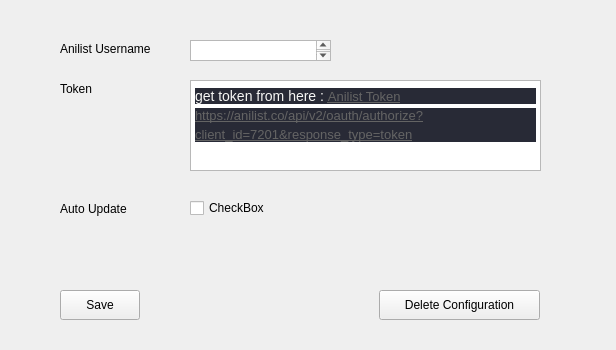
<?xml version="1.0" encoding="UTF-8"?>
<ui version="4.0">
 <class>Form</class>
 <widget class="QWidget" name="Form">
  <property name="geometry">
   <rect>
    <x>0</x>
    <y>0</y>
    <width>616</width>
    <height>350</height>
   </rect>
  </property>
  <property name="minimumSize">
   <size>
    <width>616</width>
    <height>350</height>
   </size>
  </property>
  <property name="maximumSize">
   <size>
    <width>616</width>
    <height>350</height>
   </size>
  </property>
  <property name="windowTitle">
   <string>Anilist Setting</string>
  </property>
  <widget class="QLabel" name="lbl_username">
   <property name="geometry">
    <rect>
     <x>60</x>
     <y>40</y>
     <width>111</width>
     <height>17</height>
    </rect>
   </property>
   <property name="text">
    <string>Anilist Username</string>
   </property>
  </widget>
  <widget class="QTextEdit" name="txt_username">
   <property name="geometry">
    <rect>
     <x>190</x>
     <y>40</y>
     <width>141</width>
     <height>21</height>
    </rect>
   </property>
  </widget>
  <widget class="QLabel" name="lbl_token">
   <property name="geometry">
    <rect>
     <x>60</x>
     <y>80</y>
     <width>111</width>
     <height>17</height>
    </rect>
   </property>
   <property name="text">
    <string>Token</string>
   </property>
  </widget>
  <widget class="QTextEdit" name="textEdit_2">
   <property name="geometry">
    <rect>
     <x>190</x>
     <y>80</y>
     <width>351</width>
     <height>91</height>
    </rect>
   </property>
   <property name="html">
    <string>&lt;!DOCTYPE HTML PUBLIC &quot;-//W3C//DTD HTML 4.0//EN&quot; &quot;http://www.w3.org/TR/REC-html40/strict.dtd&quot;&gt;
&lt;html&gt;&lt;head&gt;&lt;meta name=&quot;qrichtext&quot; content=&quot;1&quot; /&gt;&lt;style type=&quot;text/css&quot;&gt;
p, li { white-space: pre-wrap; }
&lt;/style&gt;&lt;/head&gt;&lt;body style=&quot; font-family:'Fira Sans'; font-size:10pt; font-weight:400; font-style:normal;&quot;&gt;
&lt;p style=&quot; margin-top:0px; margin-bottom:0px; margin-left:0px; margin-right:0px; -qt-block-indent:0; text-indent:0px; line-height:19px; background-color:#282a36;&quot;&gt;&lt;span style=&quot; font-family:'Droid Sans Mono','monospace','monospace'; font-size:14px; color:#f6f6f4; background-color:#282a36;&quot;&gt;get token from here : &lt;/span&gt;&lt;a href=&quot;https://anilist.co/api/v2/oauth/authorize?client_id=7201&amp;amp;response_type=token&quot;&gt;&lt;span style=&quot; font-family:'FantasqueSansMono Nerd Font Mono'; text-decoration: underline; color:#646464;&quot;&gt;Anilist Token&lt;/span&gt;&lt;/a&gt;&lt;/p&gt;
&lt;p style=&quot; margin-top:0px; margin-bottom:0px; margin-left:0px; margin-right:0px; -qt-block-indent:0; text-indent:0px; line-height:19px; background-color:#282a36;&quot;&gt;&lt;a href=&quot;https://anilist.co/api/v2/oauth/authorize?client_id=7201&amp;amp;response_type=token&quot;&gt;&lt;span style=&quot; font-family:'FantasqueSansMono Nerd Font Mono'; text-decoration: underline; color:#646464;&quot;&gt;https://anilist.co/api/v2/oauth/authorize?client_id=7201&amp;amp;response_type=token&lt;/span&gt;&lt;/a&gt;&lt;/p&gt;&lt;/body&gt;&lt;/html&gt;</string>
   </property>
   <property name="textInteractionFlags">
    <set>Qt::LinksAccessibleByMouse|Qt::TextEditable|Qt::TextEditorInteraction|Qt::TextSelectableByKeyboard|Qt::TextSelectableByMouse</set>
   </property>
  </widget>
  <widget class="QLabel" name="lbl_autoUpdate">
   <property name="geometry">
    <rect>
     <x>60</x>
     <y>200</y>
     <width>101</width>
     <height>17</height>
    </rect>
   </property>
   <property name="text">
    <string>Auto Update</string>
   </property>
  </widget>
  <widget class="QCheckBox" name="cAutoUpdate">
   <property name="geometry">
    <rect>
     <x>190</x>
     <y>200</y>
     <width>82</width>
     <height>16</height>
    </rect>
   </property>
   <property name="text">
    <string>CheckBox</string>
   </property>
  </widget>
  <widget class="QPushButton" name="btn_save">
   <property name="geometry">
    <rect>
     <x>60</x>
     <y>290</y>
     <width>80</width>
     <height>30</height>
    </rect>
   </property>
   <property name="text">
    <string>Save</string>
   </property>
  </widget>
  <widget class="QPushButton" name="btn_delete">
   <property name="geometry">
    <rect>
     <x>379</x>
     <y>290</y>
     <width>161</width>
     <height>30</height>
    </rect>
   </property>
   <property name="text">
    <string>Delete Configuration</string>
   </property>
  </widget>
 </widget>
 <resources/>
 <connections/>
</ui>
